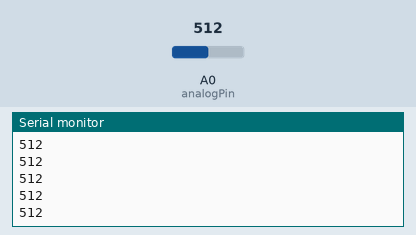
The sketch below on a simulated Arduino Uno, built with avr-gcc and run on an emulated ATmega328P. Parts: the last lines printed to the serial monitor. Inputs (shaded band) come from the test bench; at power-on: A0 (analogPin) = 512.

Above: at 1.2 s.
1.3 s: A0 (analogPin) set to 716
At 1.9 s:
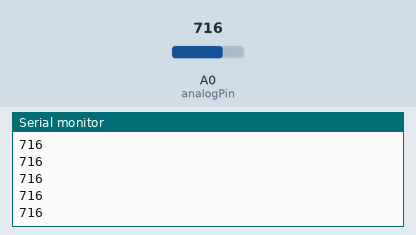
2.8 s: A0 (analogPin) set to 900
At 3.3 s:
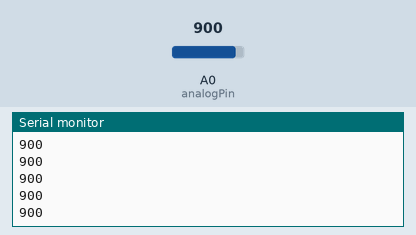
Timing chart, 0 to 5.8 s (numbered marks = the images above; inputs shaded):
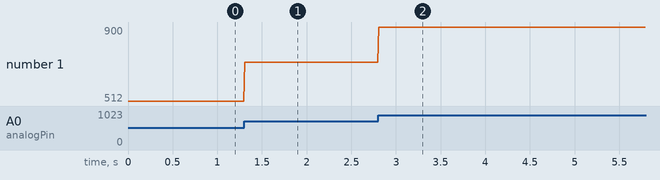

The sketch:

signal_brut.ino
```cpp
/*
   Un simple sketch permettant de lire la valeur du capteur IR sur
   le terminal série ou le traceur série de l'IDE Arduino.
*/

// Le capteur IR est branché sur le port analogique
#define analogPin A0

void setup() {
  // activation de la liaison série
  Serial.begin(115200);
}

void loop() {
  // on envoie directement sur la liaison série la valeur brut du capteur
  Serial.println(analogRead(analogPin));

  // on temporise un peu
  delay(10);
}
```

Measured:
- after the input at 1.3 s, the serial monitor: prints a new line at once (image 1)
- after the input at 2.8 s, the serial monitor: prints a new line at once (image 2)
- plotted number 1: 512 → 716 after the input at 1.3 s, 716 → 900 after the input at 2.8 s
